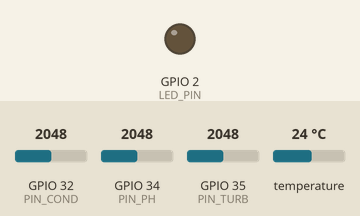
Bench run of a sketch on a simulated ESP32. Parts: output pins drawn as LEDs (lit = HIGH). Inputs (shaded band) come from the test bench; at power-on: GPIO 32 (PIN_COND) = 2048, GPIO 34 (PIN_PH) = 2048, GPIO 35 (PIN_TURB) = 2048, temperature 24 °C. WiFi joins after 1.5 s; servers stay silent unless stated; the local clock reads 2024-03-15 10:24:30 at power-on unless the sketch sets it; no MQTT or app messages arrive unless stated; what the sketch prints to the serial monitor is not drawn.

Above: at 0.1 s.
At 2.4 s:
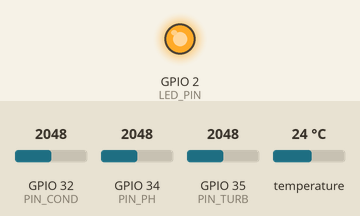
Timing chart, 0 to 3.9 s (numbered marks = the images above):
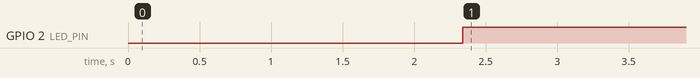

Measured:
- by itself, GPIO 2 (LED_PIN): LOW → HIGH at 2.3 s

The sketch:

sketch.ino
```cpp
#include <OneWire.h>
#include <DallasTemperature.h>
#include <WiFi.h>
#include <PubSubClient.h>
#include <time.h>

// → Definição de pinos
#define PIN_PH        34
#define PIN_TURB      35
#define PIN_COND      32
#define ONE_WIRE_PIN  33
#define LED_PIN       2

// → Credenciais Wi-Fi
const char* ssid     = "Wokwi-GUEST";
const char* password = "";

// → Broker MQTT
const char*    mqtt_server = "broker.hivemq.com";
const uint16_t mqtt_port   = 1883;
const char*    mqtt_user   = "aquasense-esp32";
const char*    mqtt_topic   = "aquasense/dados";

// → Configuração NTP
const char* ntpServer        = "pool.ntp.org";
const long  gmtOffset_sec    = -3 * 3600;  // UTC–3
const int   daylightOffset_s = 0;

WiFiClient         wifiClient;
PubSubClient       mqtt(wifiClient);
OneWire            oneWire(ONE_WIRE_PIN);
DallasTemperature  sensors(&oneWire);

void conectaWiFi() {
  Serial.print("Conectando WiFi");
  WiFi.begin(ssid, password);

  while (WiFi.status() != WL_CONNECTED) {
    delay(500);
    Serial.print(".");
  }

  Serial.println("\nWiFi Conectado: " + WiFi.localIP().toString());
}

void conectaMQTT() {
  mqtt.setServer(mqtt_server, mqtt_port);
  Serial.print("Conectando MQTT");

  while (!mqtt.connected()) {
    if (mqtt.connect(mqtt_user)) {
      Serial.println(" → OK");
    } else {
      Serial.print(" falhou, rc=");
      Serial.print(mqtt.state());
      Serial.println(" tentando de novo em 2s");

      delay(2000);
    }
  }
}

void conectaNTP() {
  configTime(gmtOffset_sec, daylightOffset_s, ntpServer);
  Serial.print("Sincronizando hora");

  time_t now = time(nullptr);
  while (now < 8 * 3600 * 2) {
    delay(500);
    Serial.print(".");

    now = time(nullptr);
  }

  Serial.println("\nHora NTP OK: " + String(ctime(&now)));
}

/// Gera timestamp ISO 8601 e escreve em 'outBuf' (tamanho mínimo 25 bytes)
void gerarTimestamp(char *outBuf, size_t bufSize) {
  time_t now = time(nullptr);
  struct tm *ti = gmtime(&now);
  strftime(outBuf, bufSize, "%Y-%m-%dT%H:%M:%SZ", ti);
}

void setup() {
  Serial.begin(115200);
  sensors.begin();

  pinMode(PIN_PH,   INPUT);
  pinMode(PIN_TURB, INPUT);
  pinMode(PIN_COND, INPUT);
  pinMode(LED_PIN,  OUTPUT);

  conectaWiFi();
  conectaNTP();
  conectaMQTT();
}

void loop() {
  if (!mqtt.connected()) {
    conectaMQTT();
  }
  mqtt.loop();

  // → Leitura de dados
  char timestamp[25];
  gerarTimestamp(timestamp, sizeof(timestamp));

  float vTurb = analogRead(PIN_TURB) * (3.3 / 4095.0);
  float turbidezNTU = (vTurb / 3.3) * 10.0;
  float vCond = analogRead(PIN_COND) * (3.3 / 4095.0);
  float condutividade = (vCond / 3.3) * 5000.0;
  float vPh   = analogRead(PIN_PH)   * (3.3 / 4095.0);
  sensors.requestTemperatures();
  float tempC = sensors.getTempCByIndex(0);

  bool alerta = (vPh < 6.5 || vPh > 8.5)
             || (turbidezNTU > 5.0)
             || (condutividade > 1500.0);

  // → Monta payload JSON incluindo timestamp
  String payload = String("{\"timestamp\":\"") + timestamp + "\"" +
                   ",\"pH\":" + String(vPh, 2) +
                   ",\"turbidez\":" + String(turbidezNTU, 2) +
                   ",\"temperatura\":" + String(tempC, 1) +
                   ",\"condutividade\":" + String(condutividade) +
                   ",\"alerta\":" + String(alerta ? "true" : "false") +
                   "}";

  // → Envia e loga
  mqtt.publish(mqtt_topic, payload.c_str());
  Serial.println(payload);

  // → Threshold do LED
  digitalWrite(LED_PIN, alerta ? HIGH : LOW);

  delay(2000);
}
```
